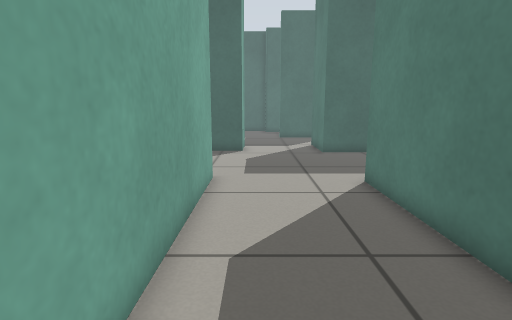
[1] (above)

24 first-person views from a walk through a Gazebo world. The camera is 0.65 m above the floor, tilts 10° down and sees 80° across. Floor lines are 1 m apart. The floor is counted in squares, 0.25 m on a side. Each view is taken from the middle of a square. On the plan, view 1 faces up. The plan holds only what a view shows up to about 19 squares ahead; the rest is blank.

[2]
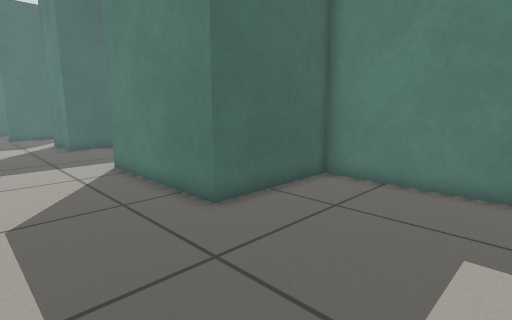

[3]
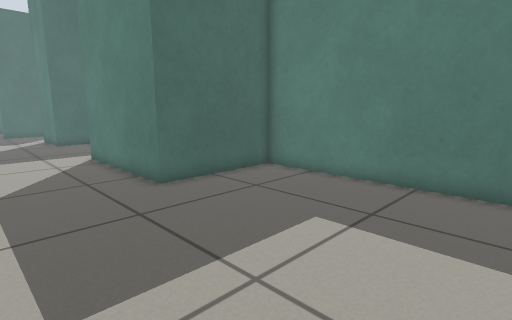

[4]
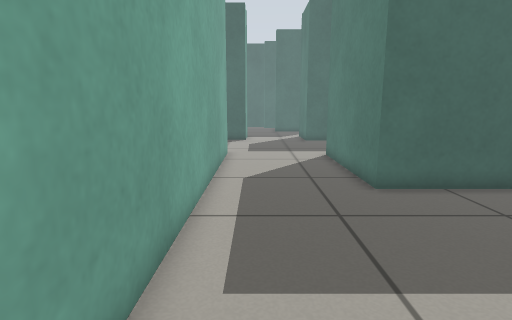

[5]
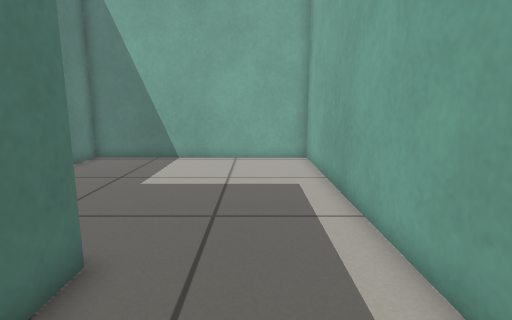

[6]
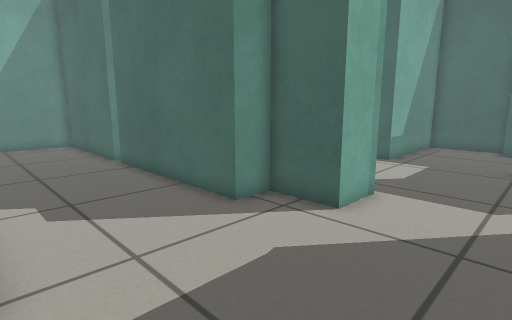

[7]
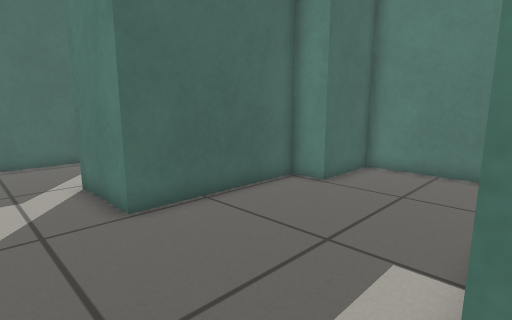

[8]
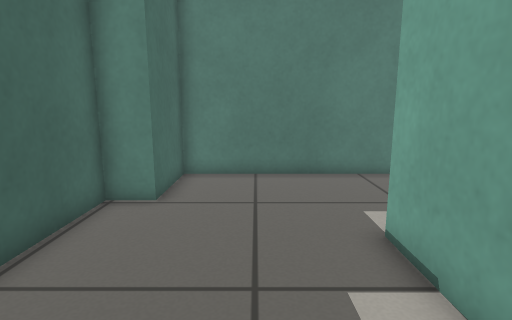

[9]
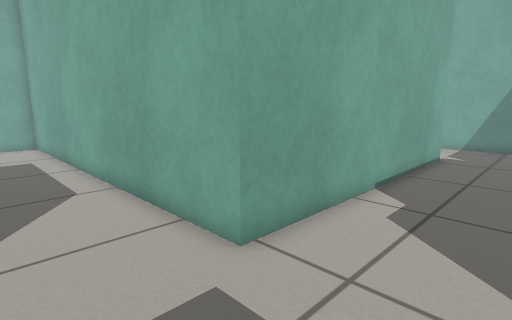

[10]
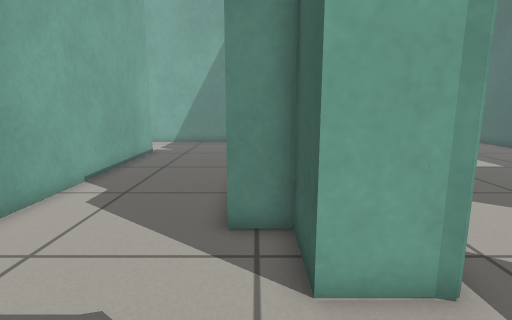

[11]
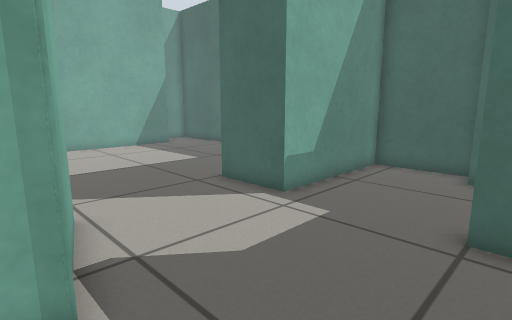

[12]
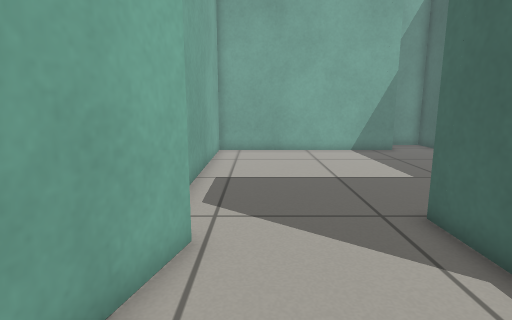

[13]
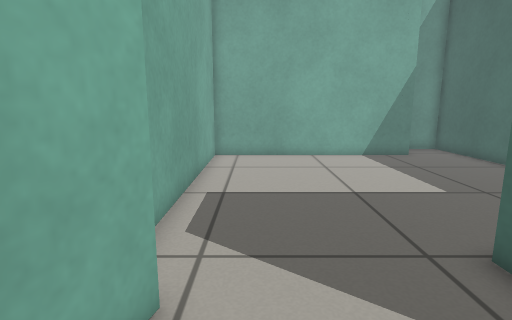

[14]
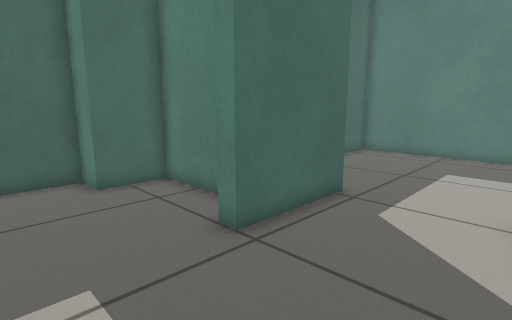

[15]
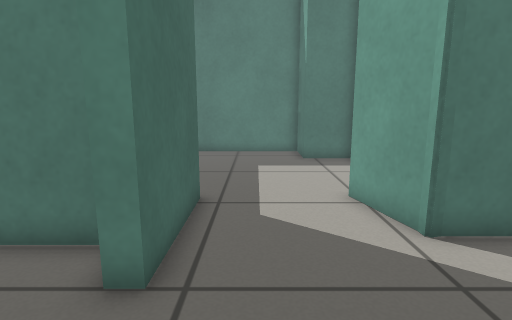

[16]
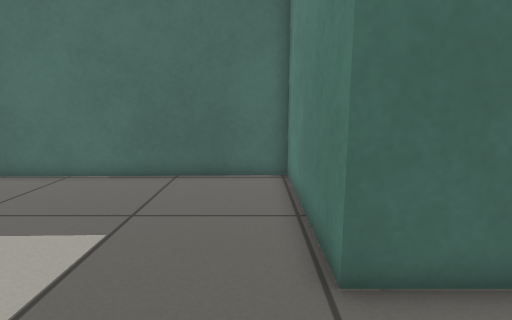

[17]
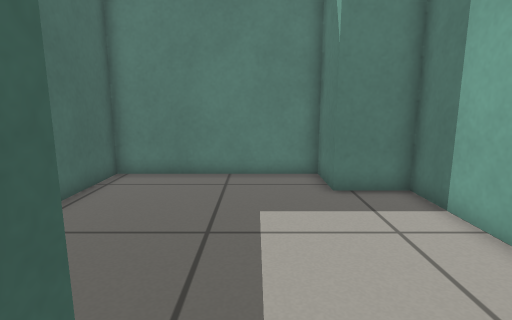

[18]
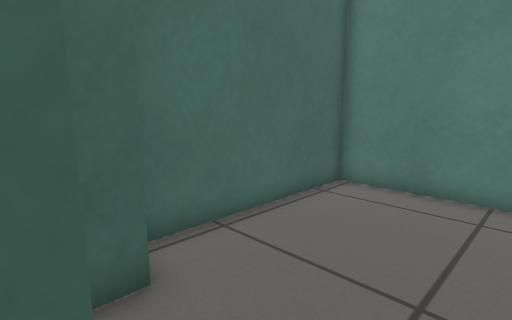

[19]
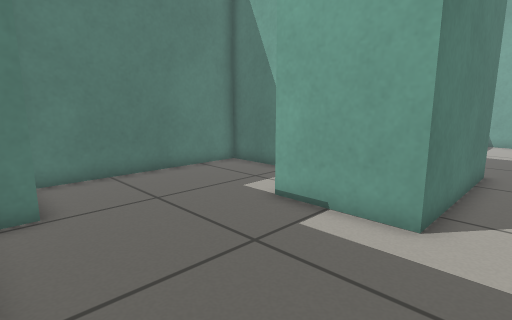

[20]
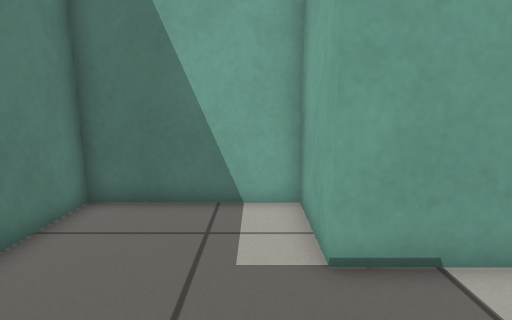

[21]
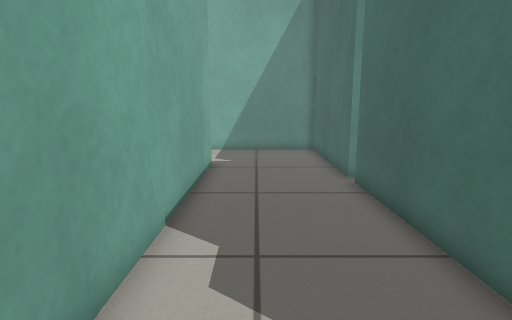

[22]
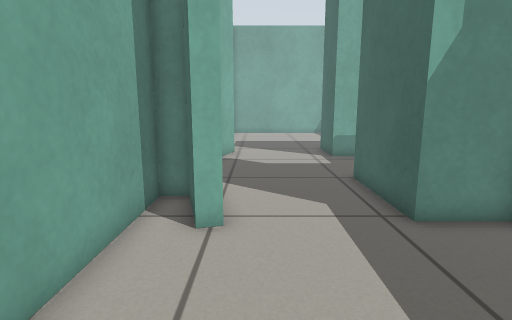

[23]
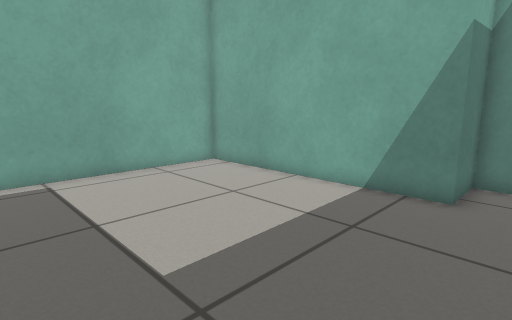

[24]
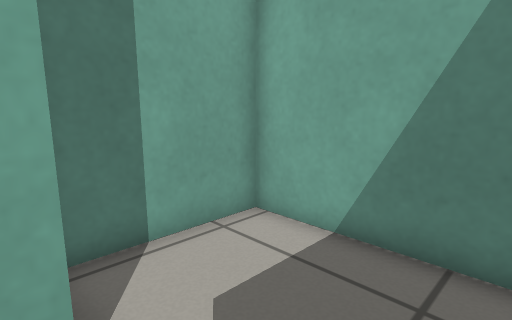

### Floor plan
Points are (right, up) in squares from view 1. A wall is a line through its corners. A room is listed if a view was taken in it or the views show most of it. See-through windows are left out.
Room 1 (views 1, 2, 3, 4, 5, 6, 7)
walls: (-1.6, 11) (-1.6, -7.4) (9.2, -7.4) (9.2, 3.4) (3.8, 3.4) (3.8, 10.4)
ways out: opening at (2, 11.9) to room 2
Room 2 (views 8, 9, 10, 11, 19, 20, 21, 24)
walls: (-0.8, 19.7) (-0.8, 17.8) (-3.2, 17.8) (-3.2, 16.4) (-11.2, 16.4); (3.8, 10.4) (7.8, 10.4) (7.8, 7) (13.6, 7) (13.6, 15.8) (10.2, 15.8) (10.2, 17.2) (3.8, 17.2) (3.8, 20.5); (-11.9, 16.4) (-19.4, 16.4) (-19.4, 8.6) (-15, 8.6); (-14.6, 11) (-1.6, 11)
ways out: opening at (2, 11.9) to room 1; opening at (1.5, 21.8) to room 3
Room 3 (views 12, 13, 14, 15, 16, 17, 18, 23)
walls: (-4.6, 20.8) (-0.8, 19.7); (3.4, 26.9) (3.4, 31) (1, 31) (1, 32.4) (-2.8, 32.4) (-2.8, 26) (-5.8, 26) (-5.8, 33.4) (-19.6, 33) (-19.6, 30.2) (-17.2, 30.2) (-17.2, 19.8) (-7.3, 19.8); (3.8, 20.5) (6.6, 21.3); (6.4, 25.6) (2, 25.6) (2, 26.3)
ways out: opening at (1.5, 21.8) to room 2; opening at (6.8, 23.5) to room 4
Room 4 (view 22)
walls: (7.9, 28) (7, 28); (6.6, 21.3) (6.8, 20.7) (4.4, 20.1); (6.4, 27.9) (6.4, 25.6); (4.4, 19.2) (13.2, 19.2) (13.2, 21.6) (15.6, 21.6) (15.6, 29.4) (8.4, 29.4)
ways out: opening at (6.8, 23.5) to room 3

Positions as (right, up) in squares from view 1, and headings:
1: (0, 0), facing up
2: (-1, -3), facing up-right
3: (-1, -6), facing up-right
4: (0, -6), facing up
5: (1, 8), facing down
6: (3, 11), facing up-left
7: (1, 10), facing up-right
8: (2, 13), facing right
9: (2, 15), facing down-left
10: (3, 17), facing left
11: (3, 19), facing up-left
12: (1, 22), facing left
13: (-1, 22), facing left
14: (-2, 21), facing up-right
15: (-2, 24), facing right
16: (-7, 22), facing up
17: (4, 24), facing right
18: (6, 24), facing up-right
19: (2, 17), facing down-right
20: (9, 15), facing down
21: (-1, 13), facing left
22: (13, 22), facing left
23: (-8, 32), facing down-left
24: (-14, 14), facing down-left
